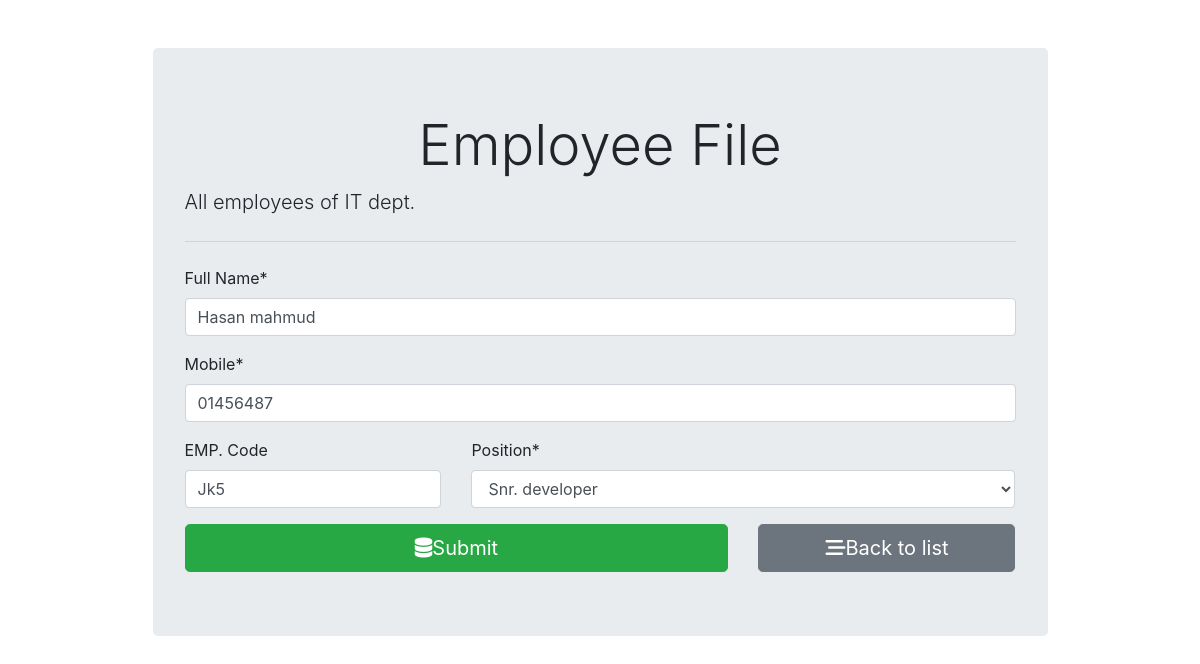
The page /employee/14/ on the database its author committed.
### employee_register/models.py (models this page shows, shortened)
class Employee(models.Model):
    fullname = models.CharField(max_length=100)
    emp_code = models.CharField(max_length=3)
    mobile = models.CharField(max_length=15)
    position = models.ForeignKey(Position, on_delete=models.CASCADE)

### employee_register/views.py (the view, shortened to what this page needs)
# urls.py: path('', views.employee_form, name='employee_insert'),
def employee_form(request, id=0):
    if request.method == 'GET':
        if id == 0:
            form = EmployeeForm()
        else:
            employee = Employee.objects.get(pk=id)
            form = EmployeeForm(instance=employee)
        return render(request, 'employee_register/employee_form.html', {'form': form})

### employee_register/forms.py
class EmployeeForm(forms.ModelForm):
    class Meta:
        model = Employee
        fields = ('fullname', 'mobile', 'emp_code', 'position')
        labels = {
            'fullname': 'Full Name',
            'emp_code': 'EMP. Code'
        }
    def __init__(self, *args, **kwargs):
        super(EmployeeForm, self).__init__(*args, **kwargs)
        self.fields['position'].empty_label = 'Select'
        self.fields['emp_code'].required = False

### employee_register/models.py (called while the page is built)
    def __str__(self):
        return self.title

### employee_register/templates/employee_register/employee_form.html (shortened to what this page needs)
{% extends "employee_register/base.html" %}
{% load crispy_forms_tags %}
{% block content %}
<form action="" method="post" autocomplete="off">
    {{ form.fullname | as_crispy_field}}
    {{ form.mobile | as_crispy_field}}
    <div class="row">
        <div class="col-md-4">
            {{ form.emp_code | as_crispy_field}}
        </div>
        <div class="col-md-8">
            {{ form.position | as_crispy_field}}
        </div>
    </div>
    <div class="row">
        <div class="col-md-8">
            <button type="submit" class="btn btn-success btn-block btn-lg">
                <i class="fas fa-database"></i>Submit
            </button>
        </div>
        <div class="col-md-4">
            <a href="{% url 'employee_list'%}" class="btn btn-secondary btn-block btn-lg">
                <i class="fas fa-stream"></i>Back to list
            </a>
        </div>
    </div>
</form>
{% endblock content %}

### rows shown on the page
Employee: fullname "Hasan mahmud", mobile "01456487", emp_code "Jk5", position "Snr. developer"
